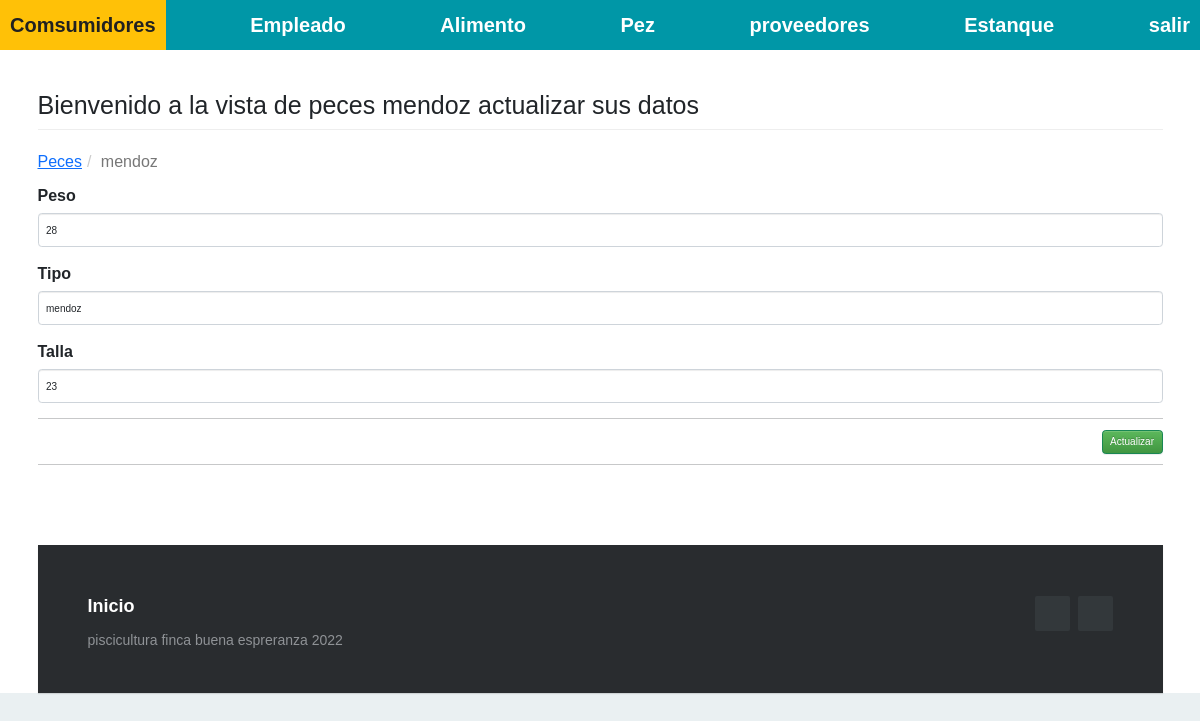
/index.php?c=pez&a=Crud&ID_Pez=1 (signed in), run on the app's committed database.
### tables this page shows
CREATE TABLE `pez` (
  `ID_Pez` int(11) NOT NULL,
  `Peso` int(11) NOT NULL,
  `Tipo` varchar(11) NOT NULL,
  `Talla` int(11) NOT NULL
);

### Controller/pez.controller.php (called while the page is built, shortened)
<?php
require_once 'model/pez.php';
class pezController{
    private $model;
    public function __CONSTRUCT(){
        $this->model = new pez();
    }
    public function Crud(){
        $pvd = new pez();
        if(isset($_REQUEST['ID_Pez'])){
            $pvd = $this->model->Obtener($_REQUEST['ID_Pez']);
        }
        require_once 'view/header.php';
        require_once 'view/pez/pez-editar.php';
        require_once 'view/footer.php';
  }
}

### Model/database.php (called while the page is built)
<?php
class Database
{
    public static function Conectar()
    {
        $pdo = new PDO('mysql:host=localhost;dbname=piscicultura;charset=utf8', 'root', '');
        $pdo->setAttribute(PDO::ATTR_ERRMODE, PDO::ERRMODE_EXCEPTION);
        return $pdo;
    }
}

### Model/pez.php (called while the page is built, shortened)
<?php
class pez
{
	private $pdo;
	public function __CONSTRUCT()
	{
		try
		{
			$this->pdo = Database::Conectar();
		}
		catch(Exception $e)
		{
			die($e->getMessage());
		}
	}
	public function Obtener($ID_Pez)
	{
		try
		{
			$stm = $this->pdo->prepare("SELECT * FROM pez WHERE ID_Pez = ?");
			$stm->execute(array($ID_Pez));
			return $stm->fetch(PDO::FETCH_OBJ);
		} catch (Exception $e)
		{
			die($e->getMessage());
		}
	}
}

### View/pez/pez-editar.php (the view, shortened to what this page needs)
<h1 class="page-header">
    <?php echo "Bienvenido a la vista de peces";?>
    <?php echo $pvd->ID_Pez  != null ? $pvd->Tipo : 'Nuevo Registro'; ?>
    <?php echo "actualizar sus datos";?>
</h1>
<ol class="breadcrumb">
  <li><a href="?c=pez">Peces</a></li>
  <li class="active"><?php echo $pvd->ID_Pez  != null ? $pvd->Tipo : 'Nuevo Registro'; ?></li>
</ol>
<form id="frm-pez" action="?c=pez&a=Editar" method="post" enctype="multipart/form-data">
    <div class="form-group">
        <label>Peso</label>
        <input type="text" name="Peso" value="<?php echo $pvd->Peso; ?>" class="form-control" placeholder="Ingrese peso" data-validacion-tipo="requerido|min:100" />
    </div>
    <div class="form-group">
        <label>Tipo</label>
        <input type="text" name="Tipo" value="<?php echo $pvd->Tipo; ?>" class="form-control" placeholder="Ingrese tipo" data-validacion-tipo="requerido|min:100" />
    </div>
    <div class="form-group">
        <label>Talla</label>
        <input type="text" name="Talla" value="<?php echo $pvd->Talla; ?>" class="form-control" placeholder="Ingrese talla" data-validacion-tipo="requerido|min:10" />
    </div>
    <hr />
    <div class="text-right">
        <button class="btn btn-success">Actualizar</button>
    </div>
</form>

### assets/css/demo.css (style rules this page uses)
* { padding:0; margin:0; }
html { background-color: #eaf0f2; }
body { font:14px/1.5 Arial, Helvetica, sans-serif; }

### View/footer.php (style rules this page uses)
html { font-size: 62.5%; }
body { font-size: 16px; font-family: 'Krub', sans-serif; }

### data on the page
pez: Tipo "mendoz", Peso "28", Talla "23"
